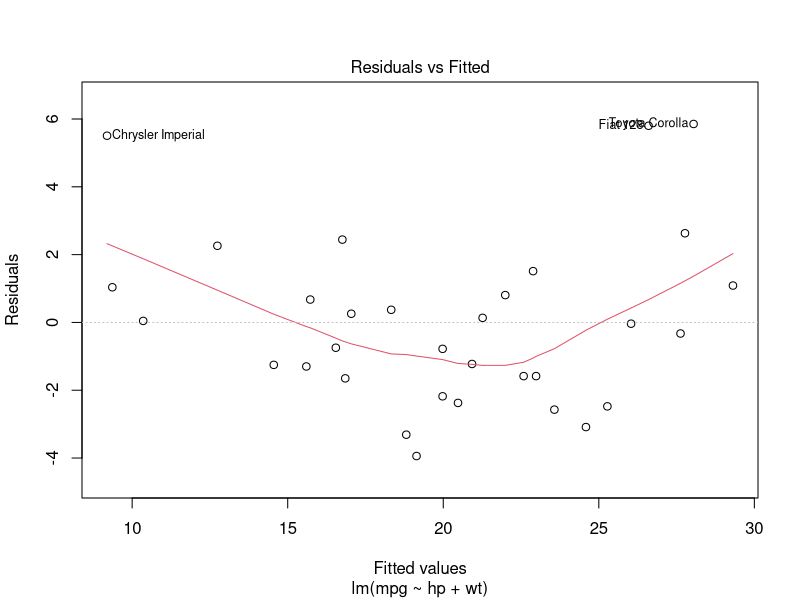
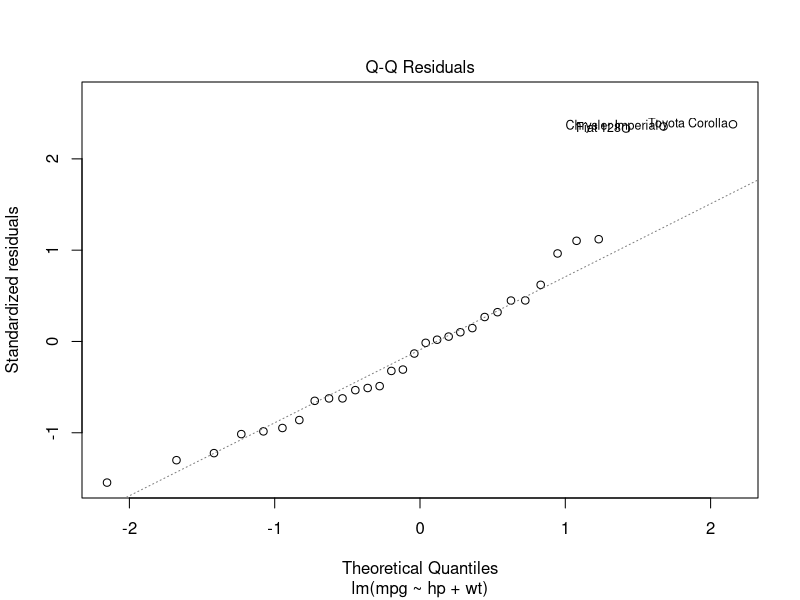
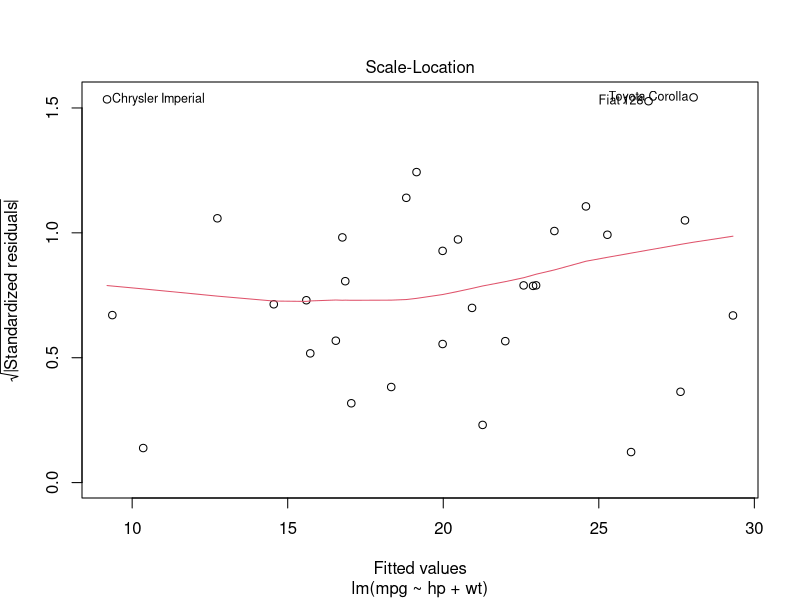
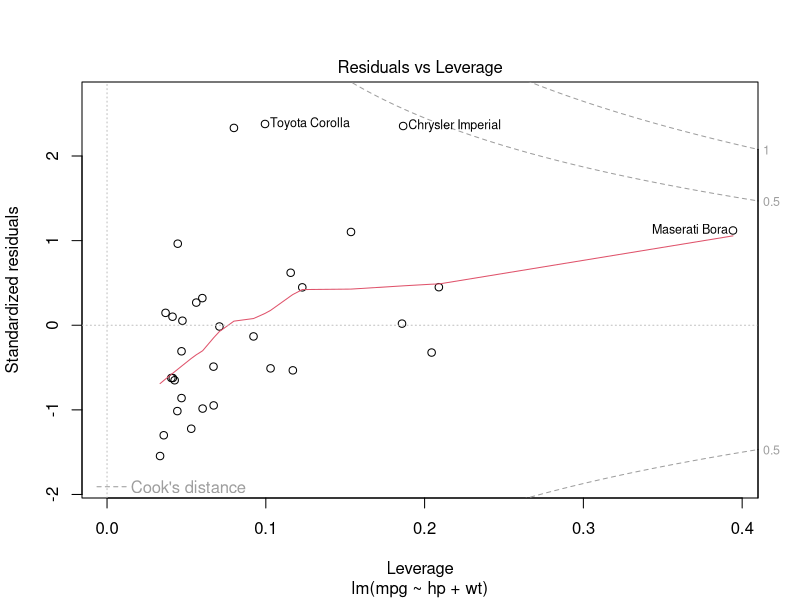
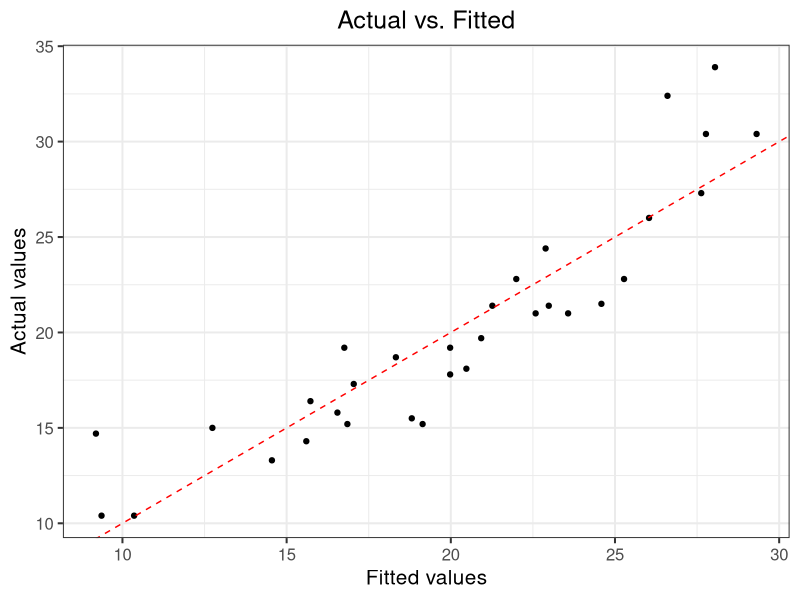
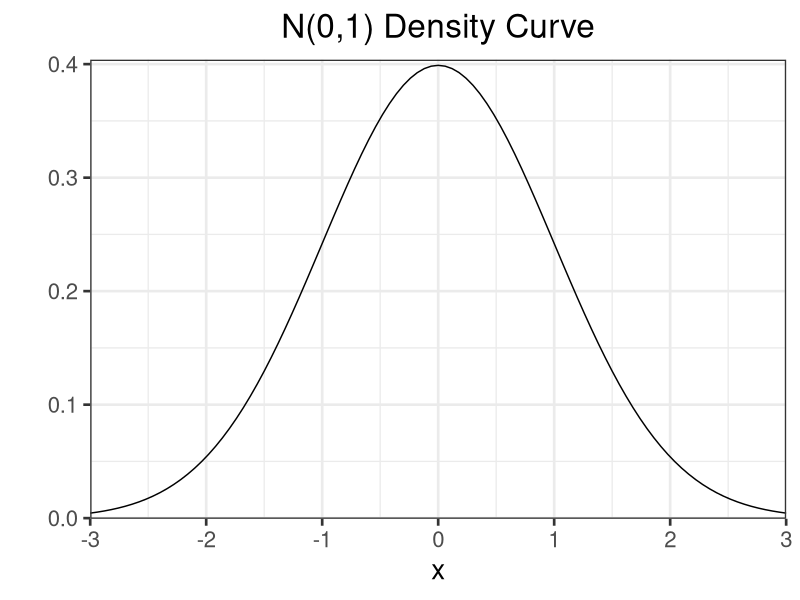
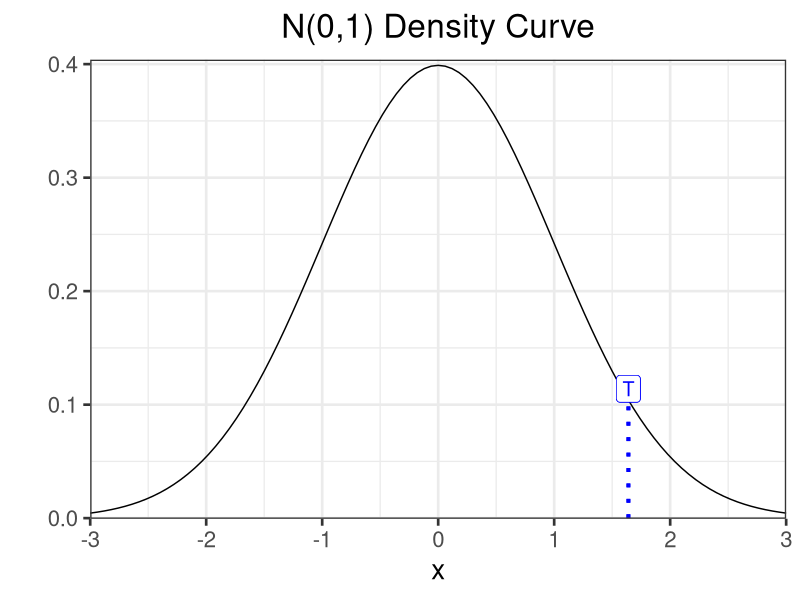
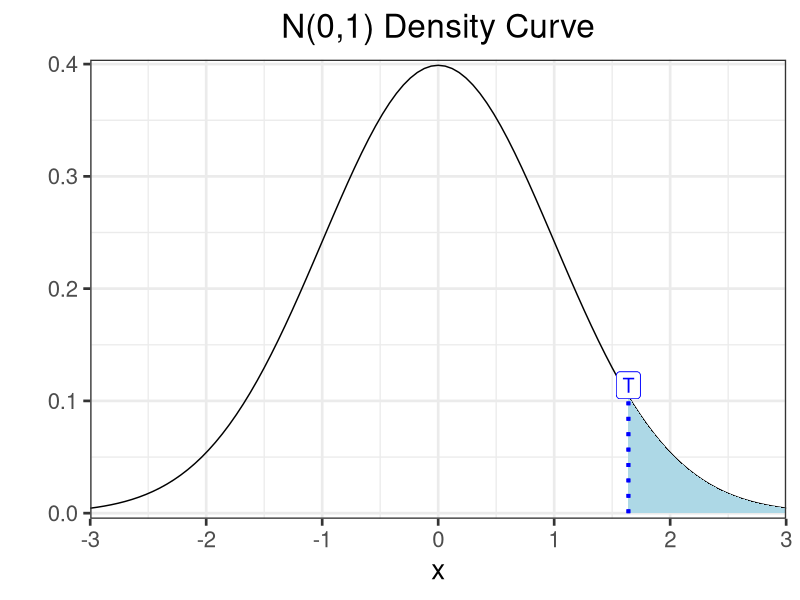

Here is the R script that generated these plots, in order:
## ---- chunk 1
options(htmltools.dir.version = FALSE)
knitr::opts_chunk$set(comment = "##")
knitr::opts_chunk$set(cache = TRUE)
library(kableExtra)
library(tidyverse)
## ---- chunk 2
data(mtcars)
my_lm <- lm(mpg ~ hp + wt, data = mtcars)
class(my_lm)
my_lm
## ---- chunk 3
names(my_lm)
## ---- chunk 4
summary(my_lm)
## ---- chunk 5
plot(my_lm, which = 1)
## ---- chunk 6
plot(my_lm, which = 2)
## ---- chunk 7
plot(my_lm, which = 3)
## ---- chunk 8
plot(my_lm, which = 5)
## ---- chunk 9
coef(my_lm)
## ---- chunk 10
mod_fits <- fitted(my_lm)
my_df <- data.frame(actual = mtcars$mpg, fitted = mod_fits)
ggplot(my_df, aes(x = fitted, y = actual)) +
  geom_point() +
  geom_abline(slope = 1, intercept = 0, col = "red", lty = 2) + 
  theme_bw(base_size = 15) +
  labs(x = "Fitted values", y = "Actual values", title = "Actual vs. Fitted") +
  theme(plot.title = element_text(hjust = 0.5))
## ---- chunk 11
# Note: wt is in 1000s of lbs!
new_obs <- data.frame(hp = c(100, 150), wt = c(3, 3.5))
predict(my_lm, new_obs)
## ---- chunk 12
no_intercept <- lm(mpg ~ hp + wt - 1, data = mtcars)
summary(no_intercept)
## ---- chunk 13
interact <- lm(mpg ~ hp:wt, data = mtcars)
summary(interact)
## ---- chunk 14
interact <- lm(mpg ~ hp*wt, data = mtcars)
summary(interact)
## ---- chunk 15
include_all <- lm(mpg ~ ., data = mtcars)
summary(include_all)
## ---- chunk 16
# set the seed for reproducibility!
set.seed(302)
# the true population parameter, considered unknown!
p <- 0.6
# simulate 100 coin flips
coin_flips <- rbinom(100, size = 1, prob = p)
head(coin_flips)
sum(coin_flips)
## ---- chunk 17
# record test statistic
test_stat <- sum(coin_flips)
# record how "extreme" our test statistic is
diff_from_exp <- abs(50 - test_stat)
# first component: probability of observing a test statistic as or more extreme
#                  than ours less than the expected value
# second component: probability of observing a test statistic as or more extreme
#                   than ours more than the expected value
p_val <- pbinom(50 - diff_from_exp, size = 100, prob = 0.5) +
  pbinom(50 + diff_from_exp - 1, size = 100, prob = 0.5, lower.tail = FALSE) 
round(p_val, 3)
## ---- chunk 18
n01 <- ggplot(data = data.frame(x = c(-3, 3)), aes(x)) +
  stat_function(fun = dnorm, n = 101, args = list(mean = 0, sd = 1)) + ylab("") +
  theme_bw(base_size = 20) + 
  scale_y_continuous(expand = c(0, 0.005)) +
  scale_x_continuous(expand = c(0, 0)) + 
  labs(title = "N(0,1) Density Curve") +
  theme(plot.title = element_text(hjust = 0.5))
n01
## ---- chunk 19
n01 + geom_segment(x = 1.64, y = 0, xend = 1.64, yend = dnorm(1.64), 
                   colour = "blue", linetype = "dotted", lwd = 1.3) +
  geom_label(x = 1.64, y =  dnorm(1.64) + 0.01, label = "T", 
             col = "blue", size = 5)
## ---- chunk 20
n02 <- n01 + stat_function(fun = dnorm, 
                xlim = c(1.64, 3),
                geom = "area",
                fill = "lightblue") + 
  geom_segment(x = 1.64, y = 0, xend = 1.64, yend = dnorm(1.64), 
                   colour = "blue", linetype = "dotted", lwd = 1.3) +
  geom_label(x = 1.64, y =  dnorm(1.64) + 0.01, label = "T", 
             col = "blue", size = 5)
n02
## ---- chunk 21
n02 + stat_function(fun = dnorm, 
                xlim = c(-1.64, -3),
                geom = "area",
                fill = "lightblue") + 
  geom_segment(x = -1.64, y = 0, xend = -1.64, yend = dnorm(-1.64), 
                   colour = "blue", linetype = "dotted", lwd = 1.3) +
  geom_label(x = -1.64, y =  dnorm(-1.64) + 0.01, label = "-T", col = "blue", size = 5)
## ---- chunk 22
myfac <- factor(c(2, 5, 10, 30), levels = c(2, 5, 10, 30))
n01 + stat_function(fun = dnorm, n = 101, args = list(mean = 0, sd = 1), size = 1.2) +
  stat_function(fun = dt, n = 101, args = list(df = 2), aes(color = myfac[1]), size = 1.1) +
  stat_function(fun = dt, n = 101, args = list(df = 5), aes(color = myfac[2]), size = 1.1) +
  stat_function(fun = dt, n = 101, args = list(df = 10), aes(color = myfac[3]), size = 1.1) +
  stat_function(fun = dt, n = 101, args = list(df = 30), aes(color = myfac[4]), size = 1.1) +
  scale_x_continuous(limits = c(-4, 4), expand = c(0, 0)) +
  labs(title = "t distributions and N(0, 1)", color = "n") + 
  scale_color_discrete(breaks = sort(myfac))
## ---- chunk 23
set.seed(302)
x <- rnorm(10, mean = 0, sd = 1)
y <- rnorm(10, mean = 1.5, sd = 1)
t.test(x, y)
## ---- chunk 24
t.test(x, y, alternative = "less")
## ---- chunk 25
t.test(x, mu = 0)
